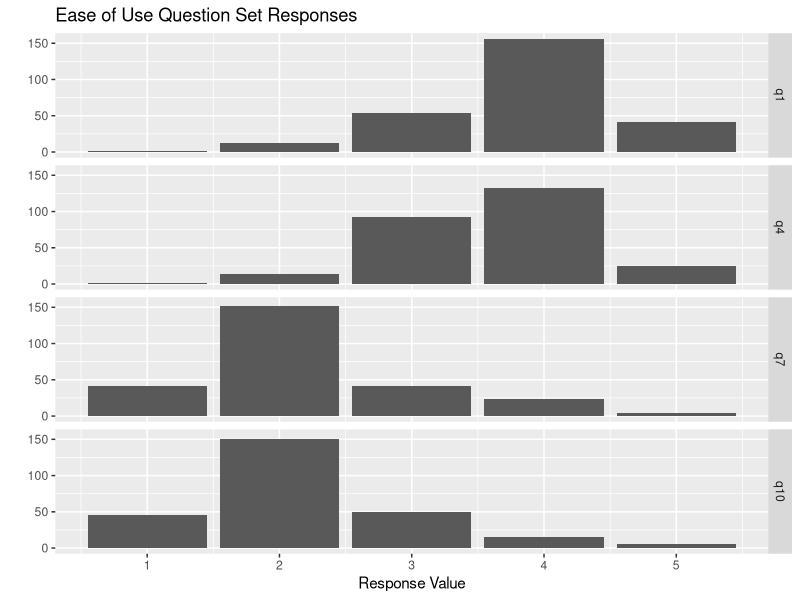
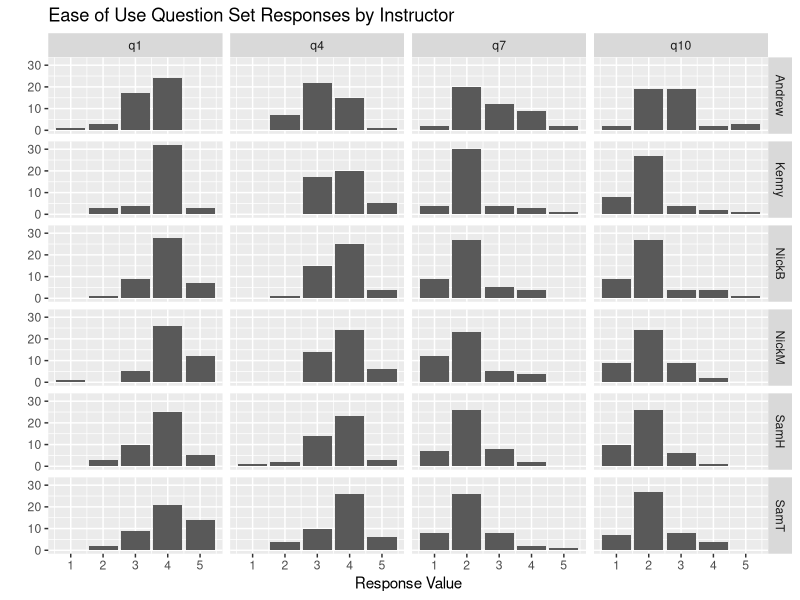
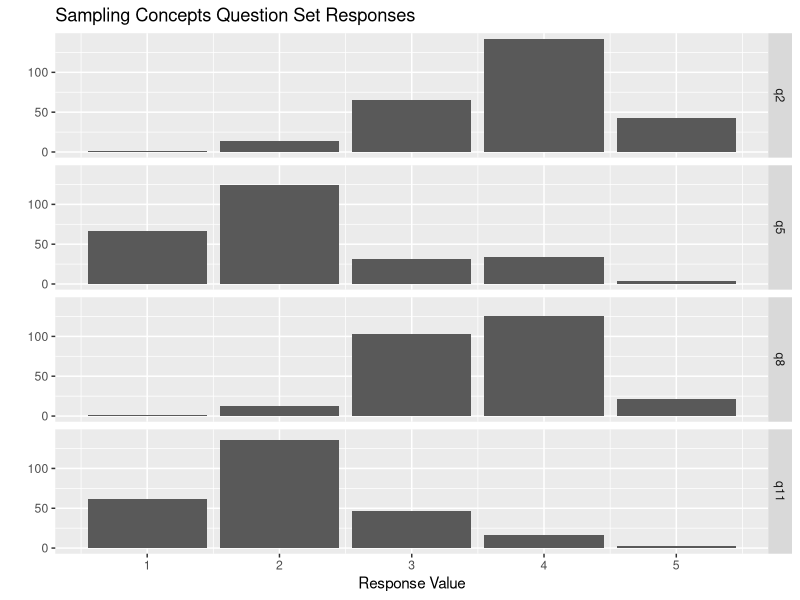
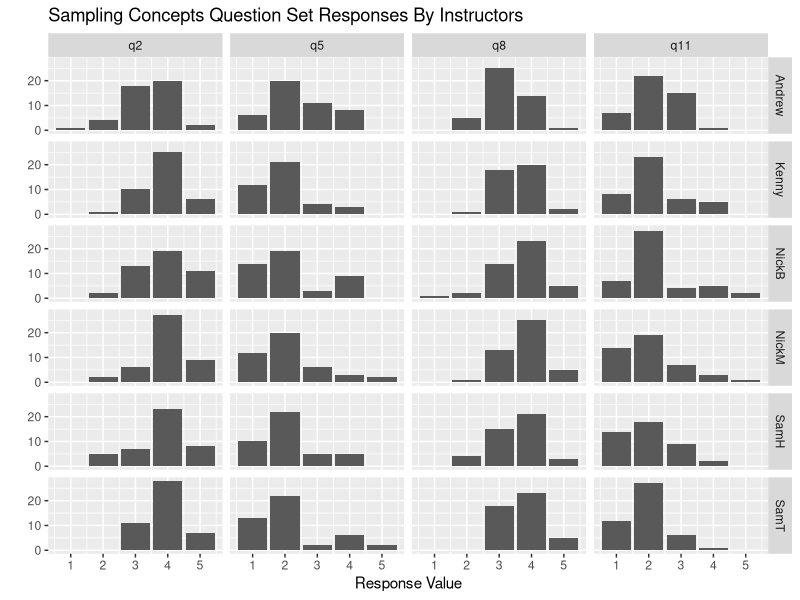
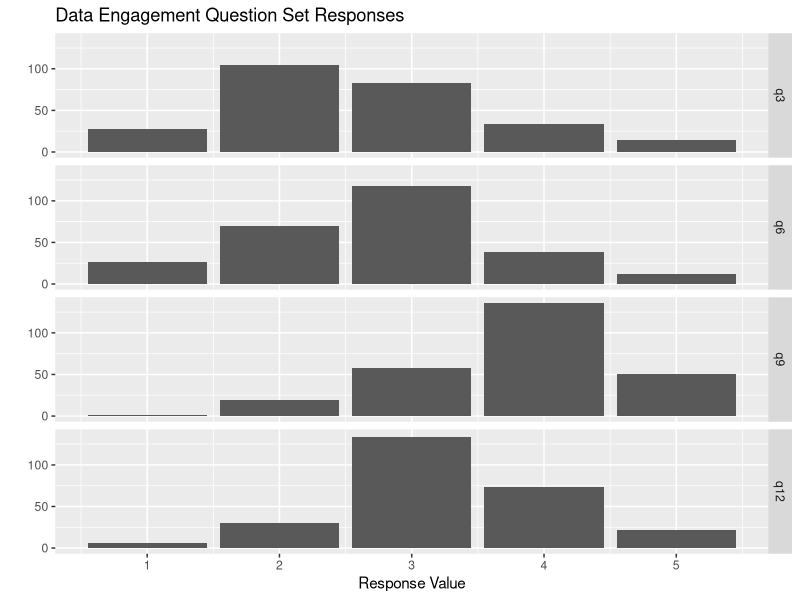
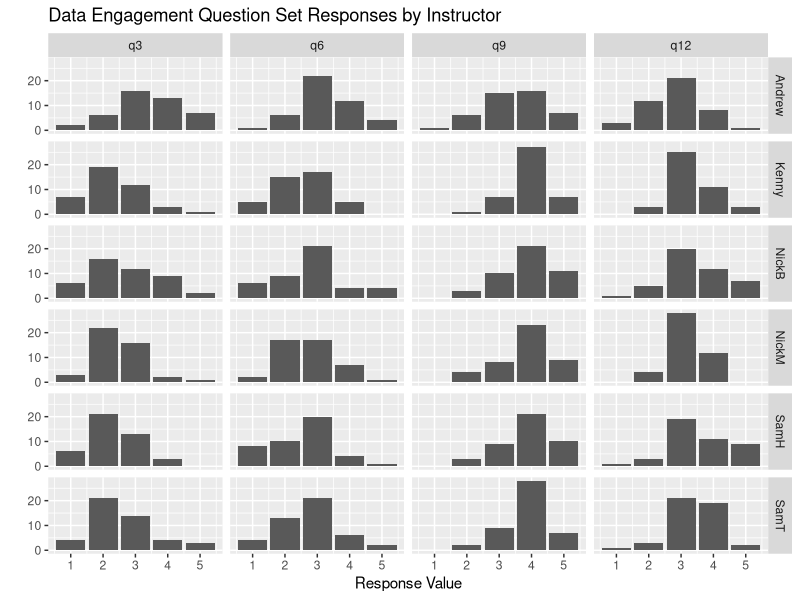

These figures' R source, in order:
# Preliminaries
setwd("C:\\Users\\Karsten\\Dropbox\\ShinyDBSampler\\LabUseCaseStudy")
library(ggplot2)
library(reshape2)
library(psy)
dat <- read.csv("SurveyResults.csv",header=T)

#list of questions that were inversely coded
flipcoded <- c(3,5,6,7,10,11)
# recode to match positive worded response
for (i in flipcoded){
  dat[,i] <- 6-dat[,i]
}
#reshape data
meltdat <- melt(dat[,1:12], measure.vars=1:12)
meltdat$set <- rep(rep(c("Ease","Concepts","Engagement"),4),each=nrow(dat))
meltdat$centered <- as.factor(meltdat$value-3)
meltdat$value <- as.factor(meltdat$value)
meltdat$question.in.set <- rep(1:4,each=3*nrow(dat))





# Questions Related to Ease of Use
easydat <- dat[,c(1,4,7,10,13)]
easydat$q7 <- 6-easydat$q7
easydat$q10 <- 6-easydat$q10
summary(easydat)
easyplotdat <- melt(easydat)
summary(easyplotdat)
qplot(value, geom="bar",data=easyplotdat , facets = variable ~ .) + 
  ggtitle("Ease of Use Question Set Responses") + xlab("Response Value")
qplot(value, geom="bar",data=easyplotdat , facets = Instructor ~ variable)+ 
  ggtitle("Ease of Use Question Set Responses by Instructor") + xlab("Response Value")
# Items have Cronbach's alpha = .696 Acceptable(Nearly Good)
cronbach(easydat[,1:4])


# Questions Related to Engagement with Census Data
conceptdat <- dat[,c(2,5,8,11,13)]
conceptdat$q5 <- 6-conceptdat$q5
conceptdat$q11 <- 6-conceptdat$q11
summary(conceptdat)
conceptplotdat <- melt(conceptdat)
summary(conceptplotdat)
qplot(value, geom="bar",data=conceptplotdat , facets = variable ~ .) + 
  ggtitle("Sampling Concepts Question Set Responses") + xlab("Response Value")
qplot(value, geom="bar",data=conceptplotdat , facets = Instructor ~ variable)+ 
  ggtitle("Sampling Concepts Question Set Responses By Instructors") + xlab("Response Value")
# Items have Cronbach's alpha = .538  Poor
cronbach(conceptdat[,1:4])



# Questions Related to Connection to Course Concepts 
engagedat <- dat[,c(3,6,9,12,13)]
engagedat$q3 <- 6-engagedat$q3
engagedat$q6 <- 6-engagedat$q6
summary(engagedat)
engageplotdat <- melt(engagedat)
summary(engageplotdat)
qplot(value, geom="bar",data=engageplotdat , facets = variable ~ .) + 
  ggtitle("Data Engagement Question Set Responses") + xlab("Response Value")
qplot(value, geom="bar",data=engageplotdat , facets = Instructor ~ variable)+ 
  ggtitle("Data Engagement Question Set Responses by Instructor") + xlab("Response Value")

# Items have Cronbach's alpha = .719   Good
cronbach(engagedat[,1:4])
